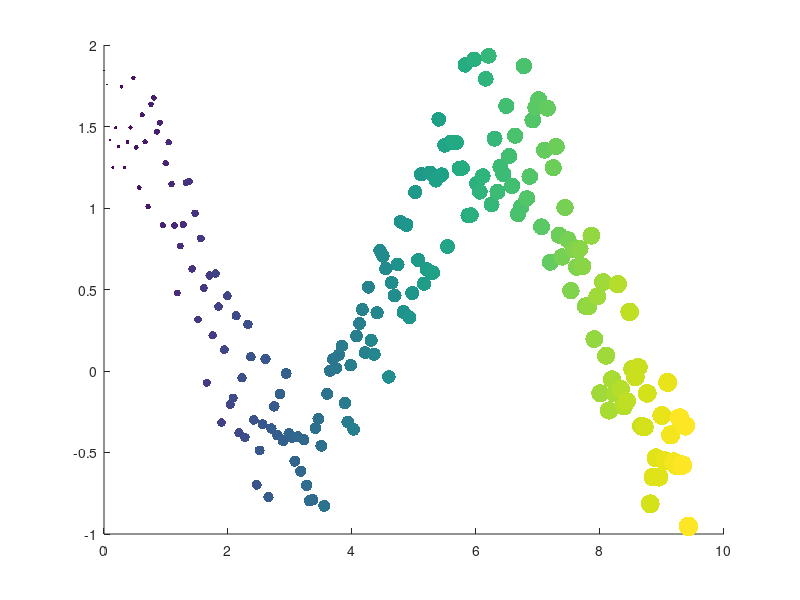

The MATLAB source for this figure: (Note: this script raises an error after producing the figure.)
%=============================================================================
% Copyright (c) 2016-present Allan CORNET (Nelson)
%=============================================================================
% This file is part of Nelson.
%=============================================================================
% LICENCE_BLOCK_BEGIN
% SPDX-License-Identifier: LGPL-3.0-or-later
% LICENCE_BLOCK_END
%=============================================================================
% <--ADV-CLI MODE-->
%=============================================================================
close all
%=============================================================================
rng('default') % For reproducibility
figure();
x = linspace(0, 3 * pi, 200);
y = cos(x) + rand(1, 200);
sz = 1:200;
c = 1:length(x);
s = scatter(x, y, sz, c, 'filled');
asserts.isequal(s.Marker, 'o');
asserts.isequal(s.MarkerEdgeColor, 'none');
asserts.isequal(s.MarkerFaceColor, 'flat');
asserts.isequal(s.LineWidth, 0.5000);
asserts.isequal(s.SizeData, sz);
asserts.isequal(s.CData, c);
%=============================================================================
close all
%=============================================================================
